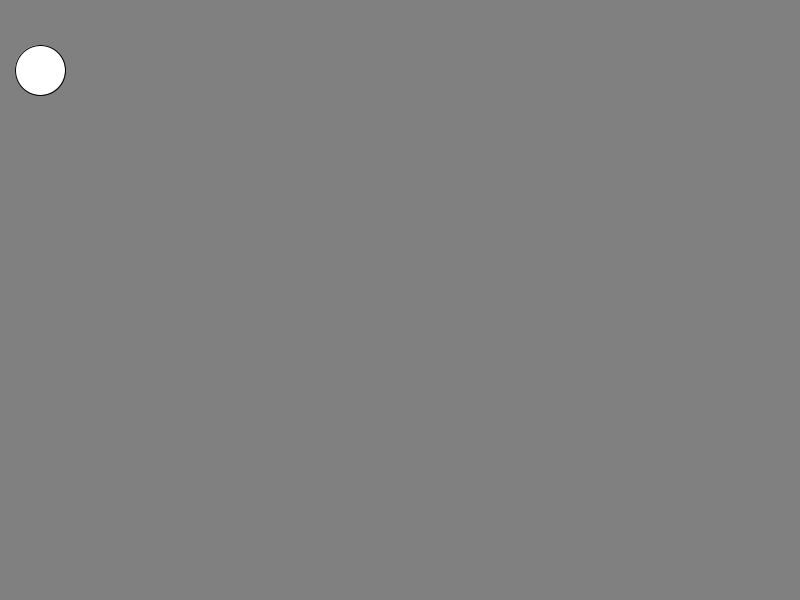
Frame 1 (no input)
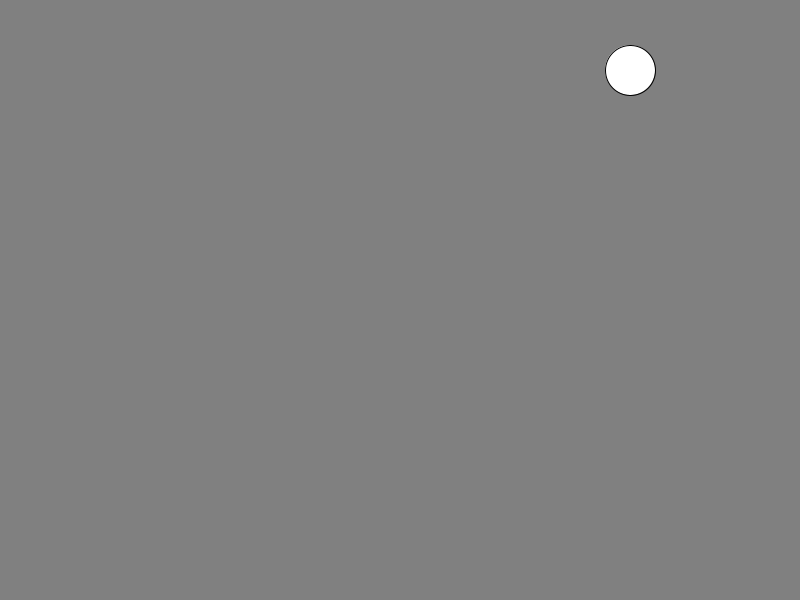
Frame 60 (the mouse pressed at the canvas centre just before this capture)
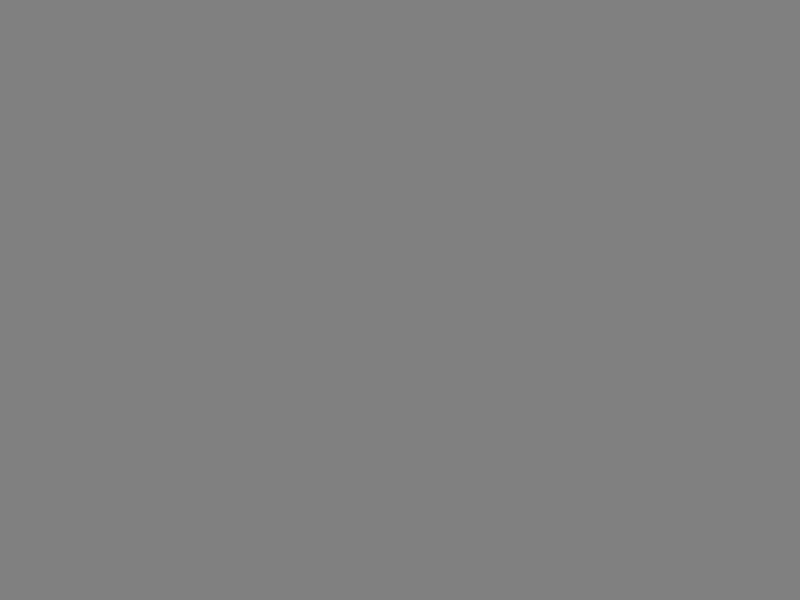
Frame 120 (the mouse held since frame 60 and released just before this capture)

The Processing sketch that drew these frames (run headless with seeded random() and noise(); from frame 60 on, the mouse is pressed at the canvas centre):

// Processing sketch: sample05_06
// ── sample05_06.pde
float centerX = 30.0; 
float centerY = 70.0;
float dx = 10.0; //毎フレームのボール水平方向の移動量（水平速度）
float dy = 0.0; //毎フレームのボール垂直方向の移動量（垂直速度）
float radius = 25.0; //ボールの半径
float diameter = radius * 2.0; //ボールの直径
void setup() {
  size(800, 600);
}
void draw() {
  background(128); 
  update();//状態変更（更新）をまとめて呼び出す
  drawBall();
}
void update() { //MVCのModelの処理
  moveBall(); //円を移動する
  bounceBall(); //円を床で弾ませる
  accelerateBall(); //円を加速する
}
void moveBall() {
  centerX += dx; //円の中心を右に移動する
  centerY += dy; //円の中心を下に移動する
}
void bounceBall() { //未実装
}
void accelerateBall() { //未実装
}
void drawBall() { //MVCのViewの処理
  ellipse(centerX, centerY, diameter, diameter);
}

void mouseDragged() { 
  centerX = pmouseX; //ボールの位置は一つ前のフレームのカーソル位置・・・
  centerY = pmouseY; //とする
  dx = mouseX - pmouseX; //ボールの速度は、一つ前から現在のフレームまで・・・
  dy = mouseY - pmouseY; //のカーソル移動量とする
}
